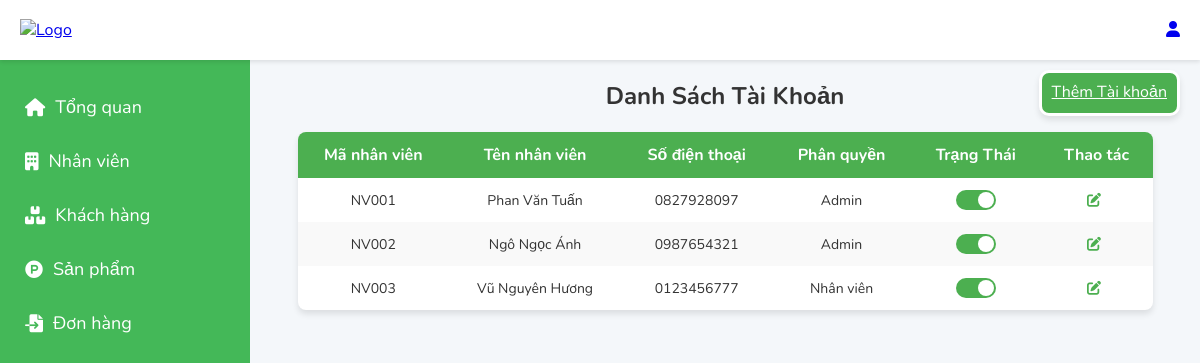
Page /admin/nhanvien on the committed database.
### tables this page shows
CREATE TABLE `nhanvien` (
  `Manhanvien` varchar(50) NOT NULL,
  `Tennhanvien` varchar(50) NOT NULL,
  `sdt` varchar(20) NOT NULL,
  `password` varchar(200) DEFAULT NULL,
  `id_role` int(2) DEFAULT NULL,
  `trangthai` int(2) NOT NULL
);

CREATE TABLE `role` (
  `id_role` int(2) NOT NULL,
  `ten` varchar(50) NOT NULL
);

### core/controller.php (called while the page is built, shortened)
<?php
class controller {
    public function model($model) {
        return new $model();
    }
    public function view($view, $data=NULL) {
        require_once 'app/views/' . $view . '.php';
    }
}
?>

### app/Controllers/admincontroller.php (called while the page is built, shortened)
<?php
require_once 'core/Controller.php';
class adminController extends Controller
{
    private $adminModel;
    public function __construct()
    {
        $this->adminModel = $this->model('adminModel');
    }
    public function nhanvien()
    {
        $listnv = $this->adminModel->getlistnv();
        $role = $this->adminModel->getRoles();
        $this->view('admin/listnv', ['listnv' => $listnv, 'role' => $role]);
    }
}

### core/routers.php (called while the page is built, shortened)
<?php
    class Router {
        protected $action = 'trangchu';
        private function parseUrl($uri) {
            return explode('/', filter_var(rtrim($uri, '/'), FILTER_SANITIZE_URL));
        }
        public function dispatch($uri) {
            $url = $this->parseUrl($uri);
            if(file_exists('app/Controllers/' . $url[2] . 'Controller.php')) {
                unset($url[2]);
            }
            $this->controller = new $this->controller;
            if(isset($url[3])) {
                if(method_exists($this->controller, $url[3])) {
                    $this->action = $url[3];
                    unset($url[3]);
                }
            }
            unset($url[0]);
            unset($url[1]);
            $this->params = $url ? array_values($url) : [];
           call_user_func_array([$this->controller, $this->action], $this->params);
        }
    }
?>

### index.php (called while the page is built, shortened)
<?php
    require_once 'core/routers.php';
    $router = new Router();
    $router->dispatch($_SERVER['REQUEST_URI']);
?>

### core/model.php (called while the page is built, shortened)
<?php
class Model {
    public function __construct() {
            $this->con = new mysqli('localhost','root','','dtb1');
    }
}

### app/models/adminModel.php (called while the page is built, shortened)
<?php
require_once './core/model.php';
class adminModel extends Model {
    public function getlistnv() {
        $sql = "SELECT nv.*, r.ten FROM nhanvien nv
                LEFT JOIN role r ON nv.id_role = r.id_role";
        return $this->con->query($sql);
    }
}
?>

### app/views/admin/listnv.php (the view, shortened to what this page needs)
<!DOCTYPE html>
<html lang="en">
<head>
</head>
<body>
<div class="detail">
    <h2>Danh Sách Tài Khoản</h2>
    <a href="/inis/admin/addnv" class="btn-add">Thêm Tài khoản</a>
    <table>
        <thead>
        <tr>
            <th>Mã nhân viên</th>
            <th>Tên nhân viên</th>
            <th>Số điện thoại</th>
            <th>Phân quyền</th>
            <th>Trạng Thái</th>
            <th>Thao tác</th>
        </tr>
        </thead>
        <tbody>
        <?php while ($row = mysqli_fetch_array($listnv)) { ?>
            <tr>
                <td><?= htmlspecialchars($row['Manhanvien']); ?></td>
                <td><?= htmlspecialchars($row['Tennhanvien']); ?></td>
                <td><?= htmlspecialchars($row['sdt']); ?></td>
                <td><?= htmlspecialchars($row['ten']); ?></td>
                <td>
                    <label class="switch">
                        <span class="slider round"></span>
                    </label>
                </td>
                <td>
                    <a href="/inis/admin/editnv/<?= $row['Manhanvien']; ?>" class="btn btn-edit">
                        <i class="fas fa-edit"></i>
                    </a>
                </td>
            </tr>
        <?php } ?>
        </tbody>
    </table>
</div>
</body>
</html>

### app/views/header.php (style rules this page uses)
* { margin: 0; padding: 0; box-sizing: border-box; font-family: "Nunito", sans-serif; }
.detail { margin-left: 250px; margin-top: 80px; }

### app/views/admin/listnv.php (style rules this page uses)
body { font-family: 'Roboto', sans-serif; background-color: #f4f7fa; margin: 0; padding: 0; color: #333; }
h1, h2 { color: #333; text-align: center; }
table { width: 90%; margin: 20px auto; border-collapse: collapse; background-color: white; box-shadow: 0 4px 6px rgba(0, 0, 0, 0.1); border-radius: 8px; overflow: hidden; }
th, td { padding: 12px 15px; text-align: center; }
th { background-color: #4CAF50; color: white; font-size: 16px; font-weight: bold; }
td { color: #333; font-size: 14px; }
tr:nth-child(even) { background-color: #f9f9f9; }
.btn-add { background-color: #4CAF50; color: white; box-shadow: 0 4px 6px rgba(0, 0, 0, 0.1); padding: 8px 10px 10px 10px; position: fixed; top: 70px; right: 20px; border-radius: 10px; border: solid white; z-index: 1000; cursor: pointer; }
.btn-edit i { color: #4CAF50; margin-right: 5px; }
.switch { position: relative; display: inline-block; width: 40px; height: 20px; }
.slider { position: absolute; cursor: pointer; top: 0; left: 0; right: 0; bottom: 0; background-color: #ccc; transition: 0.4s; border-radius: 20px; }
.slider:before { position: absolute; content: ""; height: 16px; width: 16px; left: 2px; bottom: 2px; background-color: white; transition: 0.4s; border-radius: 50%; }
input:checked + .slider { background-color: #4CAF50; }
input:checked + .slider:before { transform: translateX(20px); }

### rows in the picture
nhanvien: Manhanvien "NV001", Tennhanvien "Phan Văn Tuấn", sdt "0827928097", id_role.ten "Admin"
nhanvien: Manhanvien "NV002", Tennhanvien "Ngô Ngọc Ánh", sdt "0987654321", id_role.ten "Admin"
nhanvien: Manhanvien "NV003", Tennhanvien "Vũ Nguyên Hương", sdt "0123456777", id_role.ten "Nhân viên"
